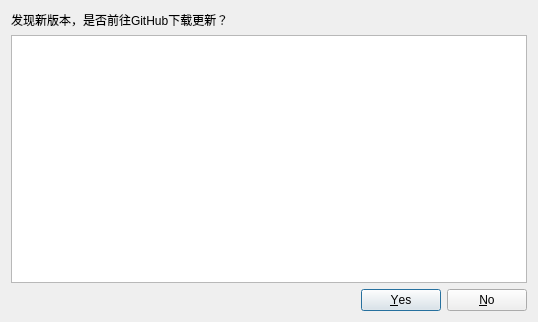
<?xml version="1.0" encoding="UTF-8"?>
<ui version="4.0">
 <class>UpdateDialog</class>
 <widget class="QDialog" name="UpdateDialog">
  <property name="geometry">
   <rect>
    <x>0</x>
    <y>0</y>
    <width>538</width>
    <height>322</height>
   </rect>
  </property>
  <property name="windowTitle">
   <string>发现新版本</string>
  </property>
  <property name="windowIcon">
   <iconset resource="../res/resource.qrc">
    <normaloff>:/LDDC/img/icon/logo.png</normaloff>:/LDDC/img/icon/logo.png</iconset>
  </property>
  <layout class="QVBoxLayout" name="verticalLayout">
   <item>
    <widget class="QLabel" name="label">
     <property name="text">
      <string>发现新版本，是否前往GitHub下载更新？</string>
     </property>
    </widget>
   </item>
   <item>
    <widget class="QTextBrowser" name="textBrowser">
     <property name="markdown">
      <string/>
     </property>
     <property name="openExternalLinks">
      <bool>true</bool>
     </property>
    </widget>
   </item>
   <item>
    <widget class="QDialogButtonBox" name="buttonBox">
     <property name="orientation">
      <enum>Qt::Orientation::Horizontal</enum>
     </property>
     <property name="standardButtons">
      <set>QDialogButtonBox::StandardButton::No|QDialogButtonBox::StandardButton::Yes</set>
     </property>
    </widget>
   </item>
  </layout>
 </widget>
 <resources>
  <include location="../res/resource.qrc"/>
 </resources>
 <connections>
  <connection>
   <sender>buttonBox</sender>
   <signal>accepted()</signal>
   <receiver>UpdateDialog</receiver>
   <slot>accept()</slot>
   <hints>
    <hint type="sourcelabel">
     <x>248</x>
     <y>254</y>
    </hint>
    <hint type="destinationlabel">
     <x>157</x>
     <y>274</y>
    </hint>
   </hints>
  </connection>
  <connection>
   <sender>buttonBox</sender>
   <signal>rejected()</signal>
   <receiver>UpdateDialog</receiver>
   <slot>reject()</slot>
   <hints>
    <hint type="sourcelabel">
     <x>316</x>
     <y>260</y>
    </hint>
    <hint type="destinationlabel">
     <x>286</x>
     <y>274</y>
    </hint>
   </hints>
  </connection>
 </connections>
</ui>
